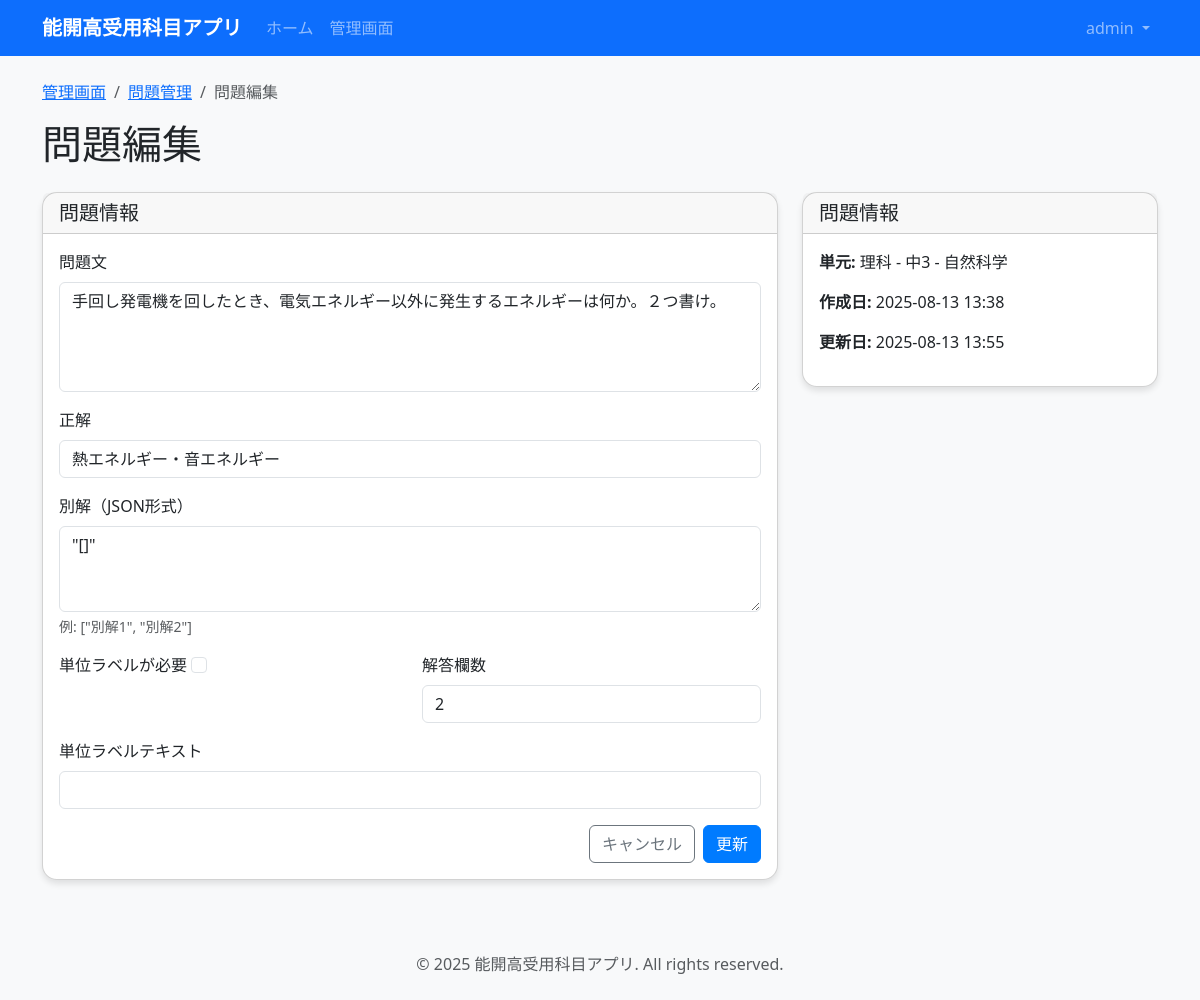
Page /admin-panel/questions/1429/edit/ (signed in) on the committed database.
### accounts/models.py (models this page shows, shortened)
class User(AbstractUser):
    class Role(models.TextChoices):
        STUDENT = 'student', '生徒'
        ADMIN = 'admin', '管理者'
    role = models.CharField(
        max_length=10,
        choices=Role.choices,
        default=Role.STUDENT,
        verbose_name='役割'
    )
    email = models.EmailField(blank=True, verbose_name='メールアドレス')
    class Meta:
        verbose_name = 'ユーザー'
        verbose_name_plural = 'ユーザー'

### quiz_app/models.py (models this page shows, shortened)
class Question(models.Model):
    class QuestionType(models.TextChoices):
        TEXT = 'text', '記述問題'
        CHOICE = 'choice', '選択問題'
    unit = models.ForeignKey(
        Unit,
        on_delete=models.CASCADE,
        related_name='questions',
        verbose_name='単元'
    )
    source_id = models.CharField(max_length=50, verbose_name='元データID')
    question_type = models.CharField(
        max_length=10,
        choices=QuestionType.choices,
        default=QuestionType.TEXT,
        verbose_name='問題タイプ'
    )
    text = models.TextField(verbose_name='問題文')
    correct_answer = models.TextField(verbose_name='正解')
    accepted_alternatives = models.JSONField(
        default=list,
        blank=True,
        verbose_name='別解'
    )
    choices = models.JSONField(
        default=list,
        blank=True,
        verbose_name='選択肢'
    )
    requires_unit_label = models.BooleanField(
        default=False,
        verbose_name='単位ラベル必要'
    )
    unit_label_text = models.CharField(
        max_length=20,
        blank=True,
        verbose_name='単位ラベル'
    )
    parts_count = models.PositiveIntegerField(
        default=1,
        validators=[MinValueValidator(1), MaxValueValidator(10)],
        verbose_name='解答欄数'
    )
    created_at = models.DateTimeField(auto_now_add=True, verbose_name='作成日時')
    updated_at = models.DateTimeField(auto_now=True, verbose_name='更新日時')
    class Meta:
        verbose_name = '問題'
        verbose_name_plural = '問題'
        unique_together = ['unit', 'source_id']
        indexes = [
            models.Index(fields=['unit', 'source_id']),
        ]

class Unit(models.Model):
    subject = models.ForeignKey(
        Subject,
        on_delete=models.CASCADE,
        related_name='units',
        verbose_name='教科'
    )
    grade_year = models.CharField(max_length=10, verbose_name='学年')
    category = models.CharField(max_length=50, verbose_name='カテゴリ')
    unit_key = models.CharField(
        max_length=100,
        unique=True,
        verbose_name='単元キー'
    )
    class Meta:
        verbose_name = '単元'
        verbose_name_plural = '単元'
        unique_together = ['subject', 'grade_year', 'category']
    def __str__(self):
        return f"{self.subject.label_ja} - {self.grade_year} - {self.category}"

class Subject(models.Model):
    class Code(models.TextChoices):
        SCIENCE = 'science', '理科'
        SOCIAL = 'social', '社会'
    code = models.CharField(
        max_length=10,
        choices=Code.choices,
        unique=True,
        verbose_name='教科コード'
    )
    label_ja = models.CharField(max_length=20, verbose_name='教科名')
    class Meta:
        verbose_name = '教科'
        verbose_name_plural = '教科'

### admin_panel/views.py (the view, shortened to what this page needs)
# urls.py: path('questions/<int:pk>/edit/', views.QuestionEditView.as_view(), name='question_edit'),
class QuestionEditView(LoginRequiredMixin, AdminRequiredMixin, UpdateView):
    model = Question
    template_name = 'admin_panel/question_edit.html'
    form_class = QuestionForm
    success_url = reverse_lazy('admin_panel:questions')

### admin_panel/forms.py
class QuestionForm(forms.ModelForm):
    class Meta:
        model = Question
        fields = ['text', 'correct_answer', 'accepted_alternatives', 'requires_unit_label', 'unit_label_text', 'parts_count']
        widgets = {
            'text': forms.Textarea(attrs={'class': 'form-control', 'rows': 4}),
            'correct_answer': forms.TextInput(attrs={'class': 'form-control'}),
            'accepted_alternatives': forms.Textarea(attrs={'class': 'form-control', 'rows': 3}),
            'requires_unit_label': forms.CheckboxInput(attrs={'class': 'form-check-input'}),
            'unit_label_text': forms.TextInput(attrs={'class': 'form-control'}),
            'parts_count': forms.NumberInput(attrs={'class': 'form-control'}),
        }

### admin_panel/views.py (called while the page is built)
def admin_required(user):
    return user.is_authenticated and user.role == 'admin'

    def test_func(self):
        return admin_required(self.request.user)

### templates/admin_panel/question_edit.html (shortened to what this page needs)
{% extends 'base.html' %}
{% block content %}
<div class="row">
    <div class="col-12">
        <nav aria-label="breadcrumb">
            <ol class="breadcrumb">
                <li class="breadcrumb-item"><a href="{% url 'admin_panel:home' %}">管理画面</a></li>
                <li class="breadcrumb-item"><a href="{% url 'admin_panel:questions' %}">問題管理</a></li>
                <li class="breadcrumb-item active">問題編集</li>
            </ol>
        </nav>
        <h1 class="mb-4">問題編集</h1>
    </div>
</div>
<div class="row">
    <div class="col-md-8">
        <div class="card">
            <div class="card-header">
                <h5 class="mb-0">問題情報</h5>
            </div>
            <div class="card-body">
                <form method="post">
                    <div class="mb-3">
                        <label for="{{ form.text.id_for_label }}" class="form-label">問題文</label>
                        {{ form.text }}
                    </div>
                    <div class="mb-3">
                        <label for="{{ form.correct_answer.id_for_label }}" class="form-label">正解</label>
                        {{ form.correct_answer }}
                    </div>
                    <div class="mb-3">
                        <label for="{{ form.accepted_alternatives.id_for_label }}" class="form-label">別解（JSON形式）</label>
                        {{ form.accepted_alternatives }}
                        <div class="form-text">例: ["別解1", "別解2"]</div>
                    </div>
                    <div class="row">
                        <div class="col-md-6">
                            <div class="mb-3">
                                <label for="{{ form.requires_unit_label.id_for_label }}" class="form-label">単位ラベルが必要</label>
                                {{ form.requires_unit_label }}
                            </div>
                        </div>
                        <div class="col-md-6">
                            <div class="mb-3">
                                <label for="{{ form.parts_count.id_for_label }}" class="form-label">解答欄数</label>
                                {{ form.parts_count }}
                            </div>
                        </div>
                    </div>
                    <div class="mb-3">
                        <label for="{{ form.unit_label_text.id_for_label }}" class="form-label">単位ラベルテキスト</label>
                        {{ form.unit_label_text }}
                    </div>
                    <div class="d-grid gap-2 d-md-flex justify-content-md-end">
                        <a href="{% url 'admin_panel:questions' %}" class="btn btn-outline-secondary">キャンセル</a>
                        <button type="submit" class="btn btn-primary">更新</button>
                    </div>
                </form>
            </div>
        </div>
    </div>
    <div class="col-md-4">
        <div class="card">
            <div class="card-header">
                <h5 class="mb-0">問題情報</h5>
            </div>
            <div class="card-body">
                <p><strong>単元:</strong> {{ object.unit }}</p>
                <p><strong>作成日:</strong> {{ object.created_at|date:"Y-m-d H:i" }}</p>
                <p><strong>更新日:</strong> {{ object.updated_at|date:"Y-m-d H:i" }}</p>
            </div>
        </div>
    </div>
</div>
{% endblock %}

### templates/base.html (shortened to what this page needs)
{% load static %}
<!DOCTYPE html>
<html lang="ja">
<head>
    <link href="https://cdn.jsdelivr.net/npm/bootstrap@5.3.2/dist/css/bootstrap.min.css" rel="stylesheet">
    <link href="https://cdnjs.cloudflare.com/ajax/libs/font-awesome/6.0.0/css/all.min.css" rel="stylesheet">
    <link href="{% static 'css/style.css' %}" rel="stylesheet">
</head>
<body>
    <nav class="navbar navbar-expand-lg navbar-dark bg-primary">
        <div class="container">
            <a class="navbar-brand" href="{% url 'quiz_app:home' %}">
                能開高受用科目アプリ
            </a>
            <div class="collapse navbar-collapse" id="navbarNav">
                <ul class="navbar-nav me-auto">
                    <li class="nav-item">
                        <a class="nav-link" href="{% url 'quiz_app:home' %}">ホーム</a>
                    </li>
                    {% if user.is_authenticated %}
                        {% if user.role == 'student' %}
                            <li class="nav-item">
                                <a class="nav-link" href="{% url 'quiz_app:mypage' %}">マイページ</a>
                            </li>
                            <li class="nav-item">
                                <a class="nav-link" href="{% url 'quiz_app:ranking' %}">ランキング</a>
                            </li>
                        {% elif user.role == 'admin' %}
                            <li class="nav-item">
                                <a class="nav-link" href="{% url 'admin_panel:home' %}">管理画面</a>
                            </li>
                        {% endif %}
                    {% endif %}
                </ul>
                <ul class="navbar-nav">
                    {% if user.is_authenticated %}
                        <li class="nav-item dropdown">
                            <a class="nav-link dropdown-toggle" href="#" id="navbarDropdown" role="button" data-bs-toggle="dropdown" aria-expanded="false">
                                {{ user.username }}
                            </a>
                        </li>
                    {% endif %}
                </ul>
            </div>
        </div>
    </nav>
    <main class="container my-4">
        {% block content %}{% endblock %}
    </main>
    <footer class="bg-light py-4 mt-5">
        <div class="container text-center">
                         <p class="text-muted mb-0">&copy; 2025 能開高受用科目アプリ. All rights reserved.</p>
        </div>
    </footer>
</body>
</html>

### static/css/style.css (style rules this page uses)
body { background-color: #f8f9fa; }
.navbar-brand { font-weight: bold; }
.card { border-radius: 15px; box-shadow: 0 4px 6px rgba(0, 0, 0, 0.1); }
.btn-primary { background-color: #007bff; border-color: #007bff; }
input[type="text"] { -webkit-autofill: none; -webkit-box-shadow: 0 0 0 1000px white inset; }
footer { margin-top: auto; }

### rows in the picture
User: username "admin"
Question: text "手回し発電機を回したとき、電気エネルギー以外に発生するエネルギーは何か。２つ書け。", correct_answer "熱エネルギー・音エネルギー", accepted_alternatives "\"[]\"", parts_count "2", unit "理科 - 中3 - 自然科学", created_at "2025-08-13 13:38", updated_at "2025-08-13 13:55"
